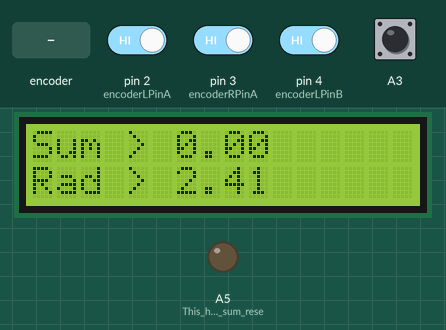
Simulated run of this sketch. Board: Arduino Nano, built with avr-gcc and run on an emulated ATmega328P. Shown: 16×2 character LCD, output pins drawn as LEDs (lit = HIGH). Inputs (shaded band) come from the test bench; at power-on: A3, pin 2 (encoderLPinA), pin 3 (encoderRPinA), pin 4 (encoderLPinB) HIGH.

Above: at 1.2 s.
1.3 s: rotary encoder on pin 2 (encoderLPinA) / pin 4 (encoderLPinB) turned 3 steps (first pin leading)
At 2.4 s:
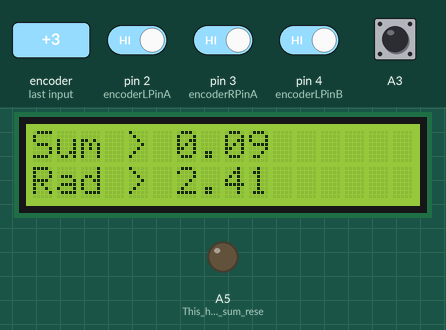
4.9 s: A3 pulled LOW for 0.15 s
At 5.3 s:
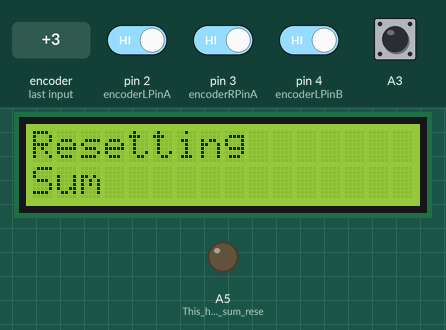
8.0 s: A3 pulled LOW for 0.15 s
11.1 s: rotary encoder on pin 2 (encoderLPinA) / pin 4 (encoderLPinB) turned 3 steps (first pin leading)
At 11.29 s:
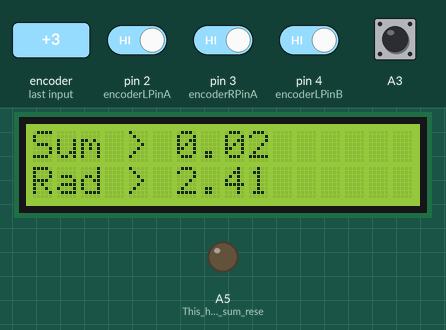
14.7 s: A3 pulled LOW for 0.15 s
At 15.8 s:
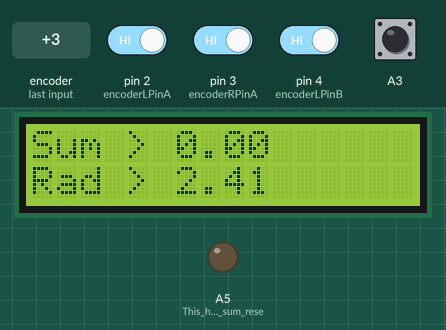
17.8 s: A3 pulled LOW for 3.2 s
At 18.8 s:
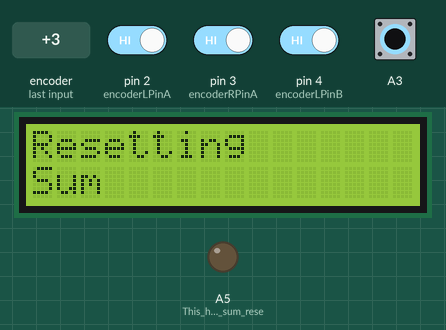
Timing chart, 0 to 20.8 s (numbered marks = the images above; inputs shaded):
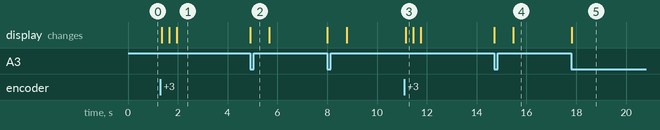

The sketch:

Planimeter.ino
```cpp
//https://forum.arduino.cc/t/two-cheap-chinese-quadrature-encoders-on-a-nano/342750 This page was a god send for understanding how to run these encoders.
#define encoderLPinA 2  //interrupt pin for one encoder
#define encoderLPinB 4  //standard pin
#define encoderRPinA 3  //interrupt pin for one encoder
#define encoderRPinB 5  //standard pin
#include <LiquidCrystal.h>
LiquidCrystal lcd(6, 7, 8, 9, 10, 11);

volatile long posL = 0;         // long can hold far more pulses than int; signed to know direction since start.
volatile boolean CWL = true;    // direction if false it is CCWL
volatile long posR = 0;
volatile boolean CWR = true;
// The code above establishes variables for the encoders.

float sum =0;
//This is what will be returned
int ThetaOld = 0;
int ThetaNew = 0;
int ThetaDif = 0;
//This thetadif is the signed change in angle, which is essentially the dr in the integral.
const float RLC = 2.523E-7;
//This is a constant which is equal to (mmPerPulse / 10)**2 * (2pi/1200) / 2. This constant ensures that the radius (in pulses) squared * thetadif has units cm^2
const float mmPerPulse = 0.09809;

void setup()
{

 lcd.begin(16,2);

 pinMode(encoderLPinA, INPUT_PULLUP);
 pinMode(encoderLPinB, INPUT_PULLUP);

 attachInterrupt(digitalPinToInterrupt(encoderLPinA), doEncoderL, CHANGE);
 pinMode(encoderRPinA, INPUT_PULLUP);

 pinMode(encoderRPinB, INPUT_PULLUP);
 attachInterrupt(digitalPinToInterrupt(encoderRPinA), doEncoderR, CHANGE);

 posR = 246;// This value is here because when the planometer is completely retracted, the closest it can be is (246 pulses * mmPerPulse) milimeters.


 pinMode(A5, OUTPUT); // This handles the sum reset button. Very standard
 digitalWrite(A5, LOW);
 pinMode(A3, INPUT_PULLUP);
}

void loop()
{
 lcd.clear(); // Clears the LCD screen
 lcd.print("Sum > ");
 lcd.print(sum);
 lcd.setCursor(0,1);
 lcd.print("Rad > ");
 lcd.print(posR * mmPerPulse /10); //This output cmPerPulse
 ThetaNew = posL;

 ThetaDif = ThetaNew - ThetaOld; //calculates dr
 if (ThetaDif) { //If thetadif is 0, meaning no angle has been traversed, don't do anything!
  sum += float(ThetaDif) * sq(posR) * RLC; //Isn't numerical integration so much better than symbolic???
 }

 ThetaOld = ThetaNew;

 if (!digitalRead(A3)){
    sum = 0;
    lcd.clear(); // Clears the LCD screen
    lcd.print("Resetting");
    lcd.setCursor(0,1);
    lcd.print("Sum");
    delay(750); //This makes it seem like the button press is doing something. :)
 }

 delay(10); //If you dont have this here the screen flickers too much

}
//The code below interprets the quadrature signal
void doEncoderL()
{
 // determine direction
 CWL = (digitalRead(encoderLPinB) != digitalRead(encoderLPinA));

 // update Left wheel position
 if (CWL){
  posL++;
 }
 else {
  posL--;
 }
}

void doEncoderR()
{
 // determine direction
 CWR = (digitalRead(encoderRPinB) != digitalRead(encoderRPinA));

 // update Right wheel position
 if (CWR)  posR--;
 else posR++;
}
```

Measured:
- after the input at 1.3 s, the display: first changes after 0.05 s (image 1 shows a later state)
- after the input at 4.9 s, the display: changes at once (image 2)
- after the input at 11.1 s, the display: changes after 0.05 s (image 3)
- after the input at 14.7 s, the display: first changes at once (image 4 shows a later state)
- after the input at 17.8 s, the display: changes at once (image 5)
